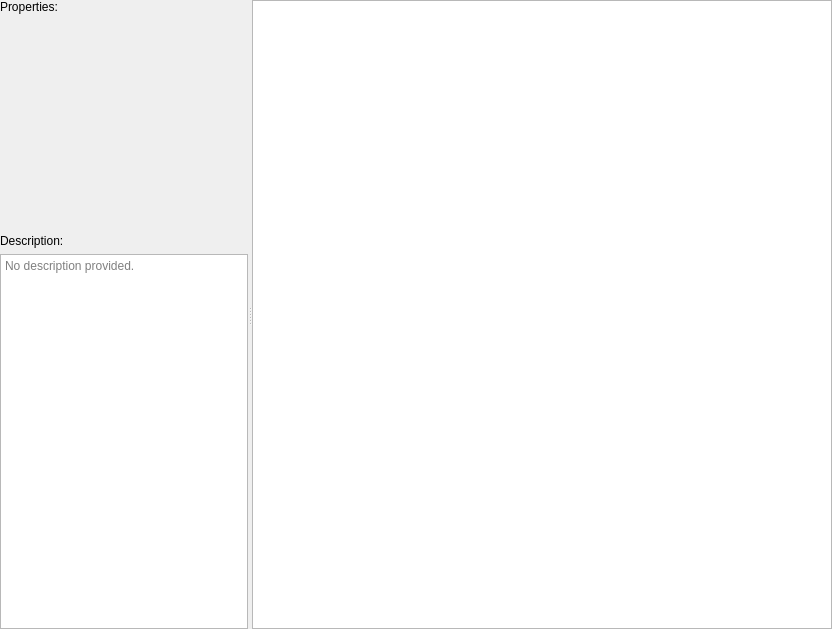
<?xml version="1.0" encoding="UTF-8"?>
<ui version="4.0">
 <class>TableDetailsWidget</class>
 <widget class="QWidget" name="TableDetailsWidget">
  <property name="geometry">
   <rect>
    <x>0</x>
    <y>0</y>
    <width>832</width>
    <height>629</height>
   </rect>
  </property>
  <property name="windowTitle">
   <string>Form</string>
  </property>
  <layout class="QVBoxLayout" name="verticalLayout">
   <property name="leftMargin">
    <number>0</number>
   </property>
   <property name="topMargin">
    <number>0</number>
   </property>
   <property name="rightMargin">
    <number>0</number>
   </property>
   <property name="bottomMargin">
    <number>0</number>
   </property>
   <item>
    <widget class="QSplitter" name="splitter">
     <property name="orientation">
      <enum>Qt::Horizontal</enum>
     </property>
     <widget class="QWidget" name="widget" native="true">
      <property name="sizePolicy">
       <sizepolicy hsizetype="Maximum" vsizetype="Preferred">
        <horstretch>0</horstretch>
        <verstretch>0</verstretch>
       </sizepolicy>
      </property>
      <property name="maximumSize">
       <size>
        <width>248</width>
        <height>16777215</height>
       </size>
      </property>
      <layout class="QVBoxLayout" name="verticalLayout_3">
       <property name="bottomMargin">
        <number>0</number>
       </property>
       <item>
        <widget class="QLabel" name="propertiesLabel">
         <property name="text">
          <string>Properties:</string>
         </property>
        </widget>
       </item>
       <item>
        <widget class="mvvm_folders::PropertiesWidget" name="propertiesWidget" native="true">
         <property name="minimumSize">
          <size>
           <width>232</width>
           <height>208</height>
          </size>
         </property>
        </widget>
       </item>
       <item>
        <widget class="QLabel" name="descriptionLabel">
         <property name="text">
          <string>Description:</string>
         </property>
        </widget>
       </item>
       <item>
        <widget class="QPlainTextEdit" name="plainTextEdit">
         <property name="readOnly">
          <bool>true</bool>
         </property>
         <property name="placeholderText">
          <string>No description provided.</string>
         </property>
        </widget>
       </item>
      </layout>
     </widget>
     <widget class="QTreeView" name="treeView">
      <property name="sortingEnabled">
       <bool>true</bool>
      </property>
     </widget>
    </widget>
   </item>
  </layout>
 </widget>
 <customwidgets>
  <customwidget>
   <class>mvvm_folders::PropertiesWidget</class>
   <extends>QWidget</extends>
   <header>common/propertieswidget.h</header>
   <container>1</container>
  </customwidget>
 </customwidgets>
 <resources/>
 <connections/>
</ui>
